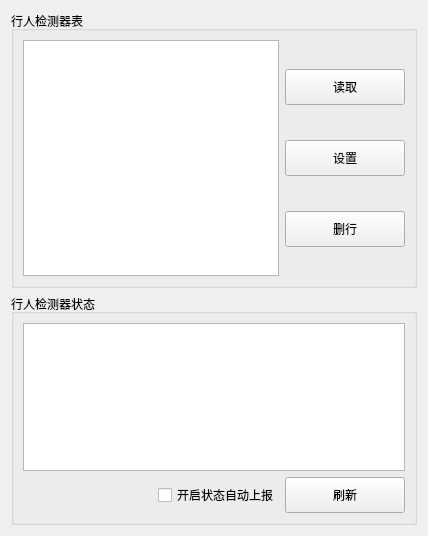
     <widget class="QWidget" name="tab_pedestrianDetector">
      <attribute name="title">
       <string>detector de peatones</string>
      </attribute>
      <layout class="QVBoxLayout" name="verticalLayout_24" stretch="6,5">
       <item>
        <widget class="QGroupBox" name="groupBox_6">
         <property name="title">
          <string>行人检测器表</string>
         </property>
         <layout class="QVBoxLayout" name="verticalLayout_22">
          <item>
           <layout class="QHBoxLayout" name="horizontalLayout_17">
            <item>
             <widget class="QTableView" name="tablePeddet"/>
            </item>
            <item>
             <layout class="QVBoxLayout" name="verticalLayout_13">
              <item>
               <widget class="QPushButton" name="pushButton_PeddetRead">
                <property name="minimumSize">
                 <size>
                  <width>120</width>
                  <height>36</height>
                 </size>
                </property>
                <property name="text">
                 <string>读取</string>
                </property>
               </widget>
              </item>
              <item>
               <widget class="QPushButton" name="pushButton_PeddetSet">
                <property name="minimumSize">
                 <size>
                  <width>120</width>
                  <height>36</height>
                 </size>
                </property>
                <property name="text">
                 <string>设置</string>
                </property>
               </widget>
              </item>
              <item>
               <widget class="QPushButton" name="pushButton_PeddetDelete">
                <property name="minimumSize">
                 <size>
                  <width>120</width>
                  <height>36</height>
                 </size>
                </property>
                <property name="text">
                 <string>删行</string>
                </property>
               </widget>
              </item>
             </layout>
            </item>
           </layout>
          </item>
         </layout>
        </widget>
       </item>
       <item>
        <widget class="QGroupBox" name="groupBox_5">
         <property name="title">
          <string>行人检测器状态</string>
         </property>
         <layout class="QVBoxLayout" name="verticalLayout_23">
          <item>
           <widget class="QTableView" name="tablePeddetState"/>
          </item>
          <item>
           <layout class="QHBoxLayout" name="horizontalLayout_20" stretch="4,0,1">
            <item>
             <spacer name="horizontalSpacer_28">
              <property name="orientation">
               <enum>Qt::Horizontal</enum>
              </property>
              <property name="sizeHint" stdset="0">
               <size>
                <width>40</width>
                <height>20</height>
               </size>
              </property>
             </spacer>
            </item>
            <item>
             <widget class="QCheckBox" name="checkBox_AutoReportPeddet">
              <property name="text">
               <string>开启状态自动上报</string>
              </property>
             </widget>
            </item>
            <item>
             <widget class="QPushButton" name="pushButton_PeddetState">
              <property name="minimumSize">
               <size>
                <width>120</width>
                <height>36</height>
               </size>
              </property>
              <property name="text">
               <string>刷新</string>
              </property>
             </widget>
            </item>
           </layout>
          </item>
         </layout>
        </widget>
       </item>
      </layout>
     </widget>
